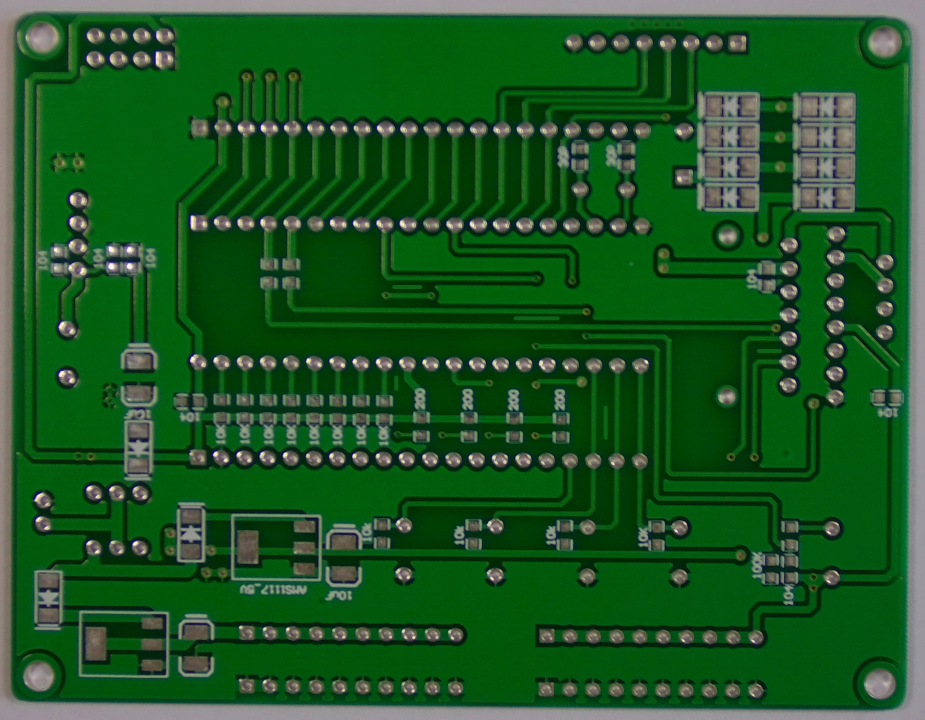
#> input picture cvdir/img/pcb.jpg, 2775 x 2159 px (shown at 1/3 size)
$ jupyter execute --allow-errors histo_equalize_yuv.ipynb
#> lines starting #> are read from the running program, lines starting #| are printed output that depends on the picture
[cell 1]
import numpy as np, cv2

[cell 2]
img = cv2.imread('./img/yate.jpg') #이미지 읽기, BGR 스케일

#> (a cell that did not finish here is left out)

#> (a cell that did not finish here is left out)

#> (a cell that did not finish here is left out)

[cell 6]
cv2.imshow('Before', img)
#> (the rest of this cell did not finish here and is left out)

### practice

[cell 7]
img = cv2.imread('./img/pcb.jpg')
#> img is the input picture: shape (2159, 2775, 3); mean B, G, R 35.4, 87.2, 27.9

[cell 8]
img.shape
#> Out = (2159, 2775, 3)

[cell 9]
img = cv2.resize(img, (1000, 500))
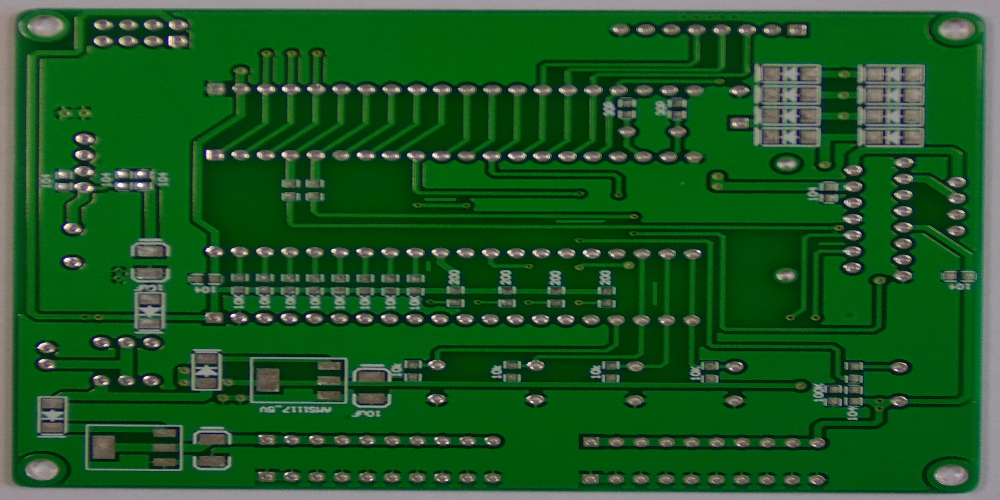
#> img: shape (500, 1000, 3); mean B, G, R 35.2, 87.1, 27.8

[cell 10]
img_yuv = cv2.cvtColor(img, cv2.COLOR_BGR2YUV)
#> img_yuv: shape (500, 1000, 3); mean of channels 0, 1, 2 63.4, 114.1, 96.8

[cell 11]
img_yuv[:,:,0] = cv2.equalizeHist(img_yuv[:,:,0])
#> img_yuv: shape (500, 1000, 3); mean of channels 0, 1, 2 130.1, 114.1, 96.8

[cell 12]
img2 = cv2.cvtColor(img_yuv, cv2.COLOR_YUV2BGR)
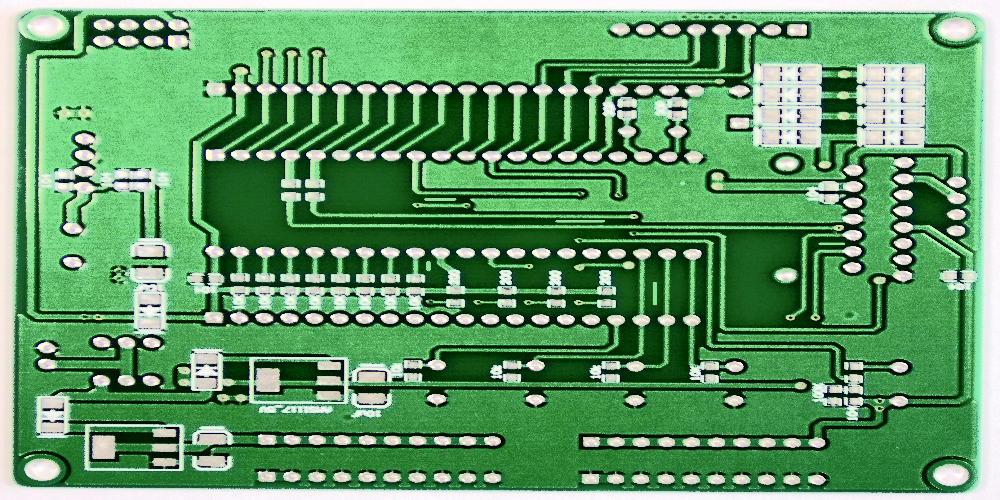
#> img2: shape (500, 1000, 3); mean B, G, R 102.2, 153.7, 95.5

$ run again, with cvdir/img/01_missing_hole_01.jpg copied over cvdir/img/pcb.jpg
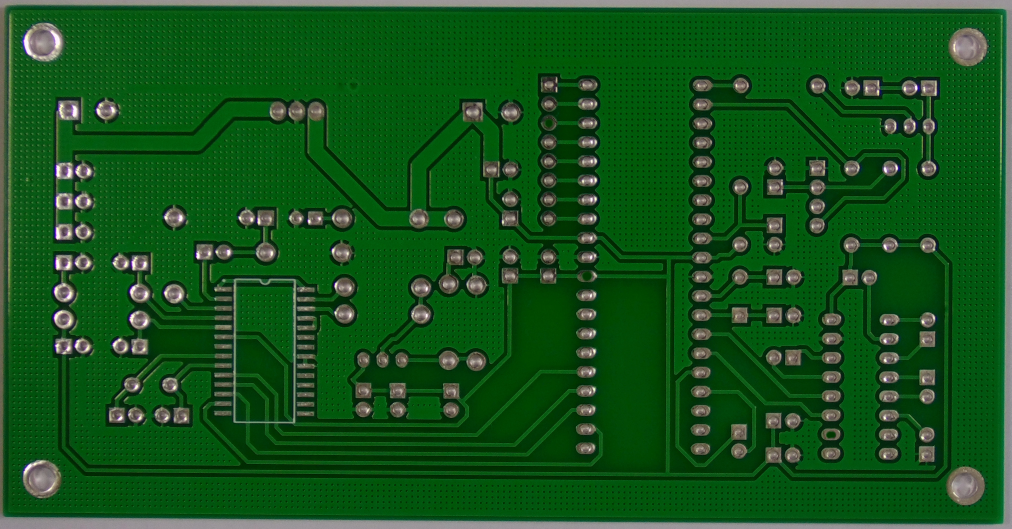
#> input picture cvdir/img/01_missing_hole_01.jpg, 3034 x 1586 px (shown at 1/3 size)
#> img is the input picture: shape (1586, 3034, 3); mean B, G, R 27.3, 83.6, 20.8
#> `img = cv2.resize(img, (1000, 500))`:
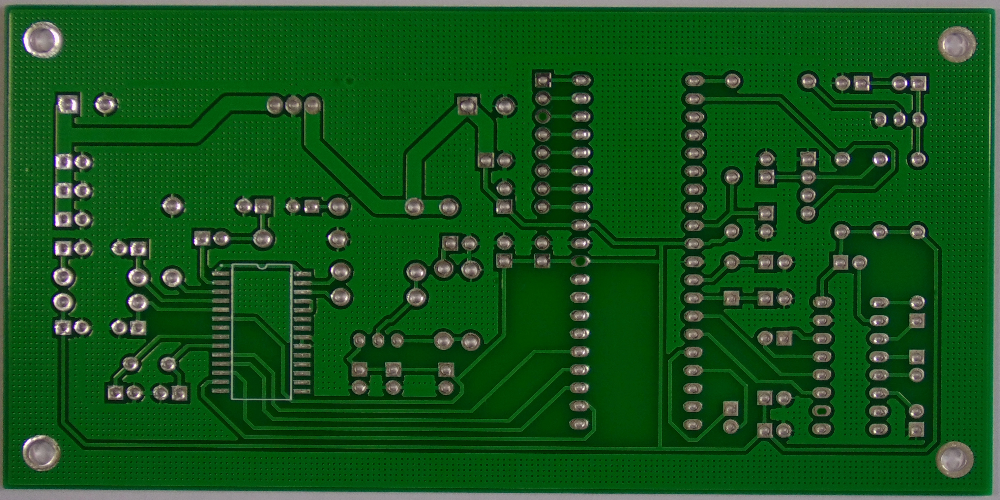
#> img: shape (500, 1000, 3); mean B, G, R 27.2, 83.4, 20.7
#> `img2 = cv2.cvtColor(img_yuv, cv2.COLOR_YUV2BGR)`:
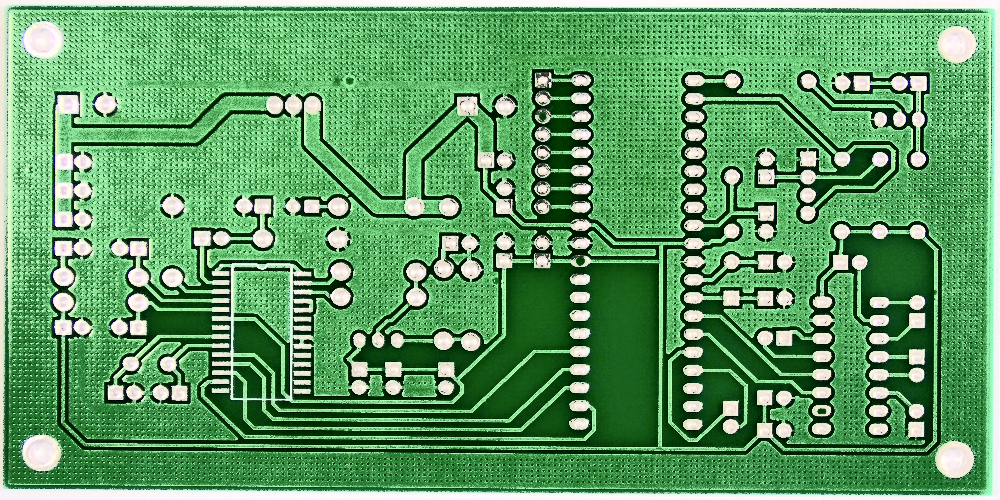
#> img2: shape (500, 1000, 3); mean B, G, R 100.7, 156.4, 94.7
